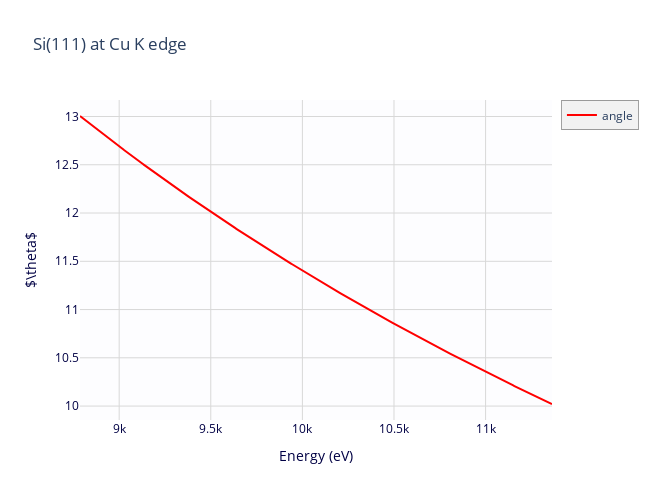

Write notebook code for a chart like this one.
### Code cell
# now we will read that data file we just downloaded


cudat = read_ascii(cudata_file, labels='energy, mu')

# This data for Cu metal at the Cu K edge  measured 
# with a Si(111) monochromator.  It is a little cryptic, 
# but this data file set says that  hc_2d = 1977.260
hc_2d = 1977.260
# use the current value of HC to get the dspace they would have used
dspace = PLANCK_HC / (2 * hc_2d)
print(f'Using a d spacing {dspace:.6f} Ang')


# now let's calculate the mono angles in degrees and plot that
cudat.theta = RAD2DEG * np.arcsin(PLANCK_HC / (2.0*dspace*cudat.energy))


plot(cudat.energy, cudat.theta, xlabel='Energy (eV)', ylabel=r"$\theta$", 
         color='red', title='Si(111) at Cu K edge', label='angle', linewidth=2)

### Figure 1 — Plotly figure (JSON) as saved in the notebook; plotly's stock layout.template omitted (floating-point values rounded to 4 significant figures; data arrays with more than 128 entries replaced by an {"elided": "..."} marker saying what was removed)
{"data": [{"line": {"color": "red", "width": 2}, "name": "angle", "type": "scatter", "uid": "5b1b9d09-05cf-4b3f-bf75-f79078e04ae2", "x": {"elided": "612 float values"}, "y": {"elided": "612 float values"}}], "layout": {"height": 500, "hovermode": "closest", "legend": {"bgcolor": "#F2F2F2", "borderwidth": 0.5}, "plot_bgcolor": "#FDFDFF", "showlegend": true, "title": {"text": "Si(111) at Cu K edge"}, "width": 650, "xaxis": {"color": "#004", "gridcolor": "#D8D8D8", "showgrid": true, "title": {"text": "Energy (eV)"}, "zerolinecolor": "#DDD"}, "yaxis": {"color": "#004", "gridcolor": "#D8D8D8", "showgrid": true, "title": {"text": "$\\theta$"}, "zerolinecolor": "#DDD"}}}
